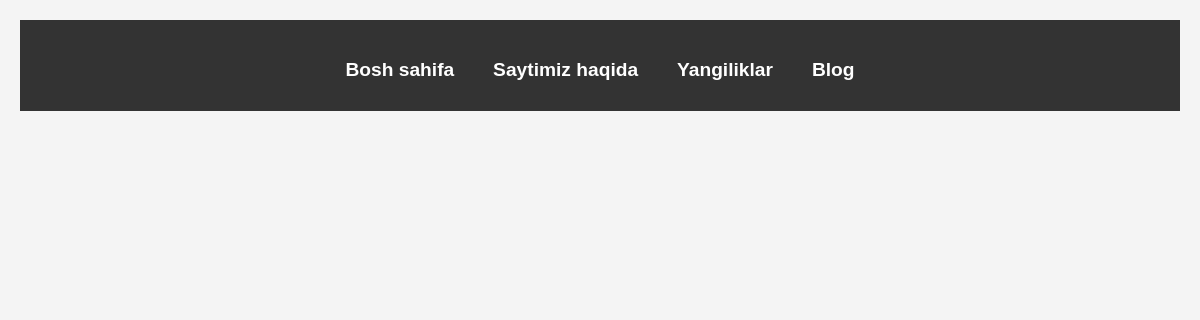
Before: /news/ with the older database file.
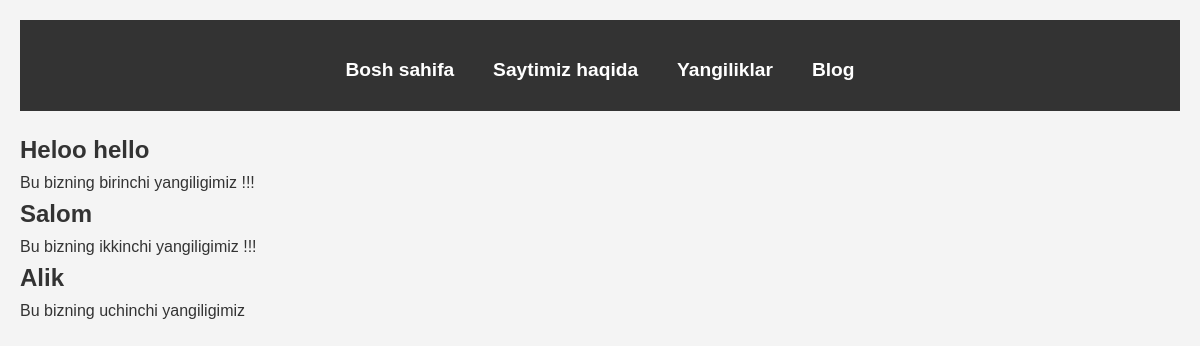
After: the same page with the newer database file.
### apps/news/models.py (models this page shows, shortened)
class Post(models.Model):
    title = models.CharField(max_length=150)
    text  = models.TextField()

### apps/news/views.py (the view)
# urls.py: path('', views.NewsPageView.as_view(), name='news'),
class NewsPageView(ListView):
    model = Post
    template_name = 'news.html'

### templates/news.html (shortened to what this page needs)
{% extends 'base.html' %}
{% load static %}
    {% block content %}
    <div class="news-container">
        {% for news in object_list %}
        <div class="news-item">
            <h2 class="news-title">{{ news.title }}</h2>
            <p class="news-text">{{ news.text }}</p>
        </div>
        {% endfor %}
    </div>
    {% endblock content %}

Changed rows visible on the page:
added Post: title "Heloo hello", text "Bu bizning birinchi yangiligimiz !!!"
added Post: title "Salom", text "Bu bizning ikkinchi yangiligimiz !!!"
added Post: title "Alik", text "Bu bizning uchinchi yangiligimiz"
